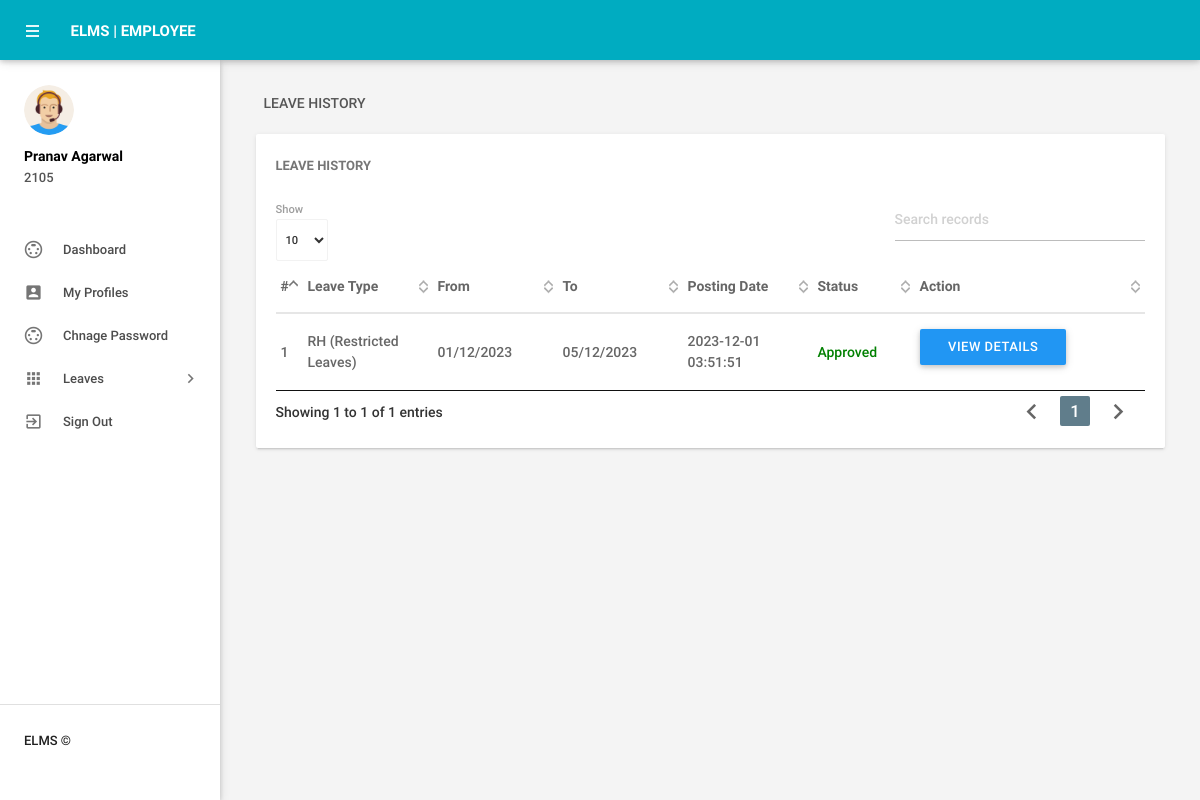
Screenshot of /leavehistory.php (signed in) with the database file from the repository.
### tables this page shows
CREATE TABLE `tblemployees` (
  `id` int(11) NOT NULL,
  `EmpId` varchar(100) NOT NULL,
  `FirstName` varchar(150) DEFAULT NULL,
  `LastName` varchar(150) DEFAULT NULL,
  `EmailId` varchar(200) DEFAULT NULL,
  `Password` varchar(180) DEFAULT NULL,
  `Gender` varchar(100) DEFAULT NULL,
  `Dob` varchar(100) DEFAULT NULL,
  `Department` varchar(255) DEFAULT NULL,
  `Address` varchar(255) DEFAULT NULL,
  `City` varchar(200) DEFAULT NULL,
  `Country` varchar(150) DEFAULT NULL,
  `Phonenumber` char(11) DEFAULT NULL,
  `Status` int(1) DEFAULT NULL,
  `RegDate` timestamp NULL DEFAULT current_timestamp()
);

CREATE TABLE `tblleaves` (
  `id` int(11) NOT NULL,
  `LeaveType` varchar(110) DEFAULT NULL,
  `ToDate` varchar(120) DEFAULT NULL,
  `FromDate` varchar(120) DEFAULT NULL,
  `Description` mediumtext DEFAULT NULL,
  `PostingDate` timestamp NULL DEFAULT current_timestamp(),
  `AdminRemark` mediumtext DEFAULT NULL,
  `AdminRemarkDate` varchar(120) DEFAULT NULL,
  `Status` int(1) DEFAULT NULL,
  `IsRead` int(1) DEFAULT NULL,
  `empid` int(11) DEFAULT NULL
);

### leavehistory.php (the view, shortened to what this page needs)
<?php
include('includes/config.php');
if(strlen($_SESSION['emplogin'])==0)
    {
header('location:index.php');
}
else{
 ?>
<!DOCTYPE html>
<html lang="en">
    <head>
        <link type="text/css" rel="stylesheet" href="assets/plugins/materialize/css/materialize.min.css"/>
        <link href="assets/plugins/material-preloader/css/materialPreloader.min.css" rel="stylesheet">
        <link href="assets/plugins/datatables/css/jquery.dataTables.min.css" rel="stylesheet">
        <link href="assets/css/alpha.min.css" rel="stylesheet" type="text/css"/>
        <link href="assets/css/custom.css" rel="stylesheet" type="text/css"/>
    </head>
    <body>
       <?php include('includes/header.php');?>
       <?php include('includes/sidebar.php');?>
            <main class="mn-inner">
                <div class="row">
                    <div class="col s12">
                        <div class="page-title">Leave History</div>
                    </div>
                    <div class="col s12 m12 l12">
                        <div class="card">
                            <div class="card-content">
                                <span class="card-title">Leave History</span>
                                <table id="example" class="display responsive-table ">
                                    <thead>
                                        <tr>
                                            <th>#</th>
                                            <th width="120">Leave Type</th>
                                            <th>From</th>
                                            <th>To</th>
                                             <th width="120">Posting Date</th>
                                            <th>Status</th>
                                            <th>Action</th>
                                        </tr>
                                    </thead>
                                    <tbody>
<?php
$eid=$_SESSION['eid'];
$sql = "SELECT tblleaves.id as lid ,LeaveType,ToDate,FromDate,Description,PostingDate,AdminRemarkDate,AdminRemark,Status from tblleaves where empid=:eid";
$query = $dbh -> prepare($sql);
$query->bindParam(':eid',$eid,PDO::PARAM_STR);
$query->execute();
$results=$query->fetchAll(PDO::FETCH_OBJ);
$cnt=1;
if($query->rowCount() > 0)
{
foreach($results as $result)
{               ?>
                                        <tr>
                                            <td> <?php echo htmlentities($cnt);?></td>
                                            <td><?php echo htmlentities($result->LeaveType);?></td>
                                            <td><?php echo htmlentities($result->FromDate);?></td>
                                            <td><?php echo htmlentities($result->ToDate);?></td>
                                            <td><?php echo htmlentities($result->PostingDate);?></td>
                                                                                 <td><?php $stats=$result->Status;
if($stats==1){
                                             ?>
                                                 <span style="color: green">Approved</span>
                                                 <?php } if($stats==2)  { ?>
                                                <span style="color: red">Not Approved</span>
                                                 <?php } if($stats==0)  { ?>
 <span style="color: blue">waiting for approval</span>
 <?php } ?>
                                             </td>
                                             <td>
          <a href="leave-details.php?leaveid=<?php echo htmlentities($result->lid);?>" class="waves-effect waves-light btn blue m-b-xs"  > View Details</a></td>
                                        </tr>
                                         <?php $cnt++;} }?>
                                    </tbody>
                                </table>
                            </div>
                        </div>
                    </div>
                </div>
            </main>
        </div>
        <div class="left-sidebar-hover"></div>
    </body>
</html>
<?php } ?>

### includes/sidebar.php (shortened to what this page needs)
     <aside id="slide-out" class="side-nav white fixed">
                <div class="side-nav-wrapper">
                    <div class="sidebar-profile">
                        <div class="sidebar-profile-image">
                            <img src="assets/images/profile-image.png" class="circle" alt="">
                        </div>
                        <div class="sidebar-profile-info">
                    <?php
$eid=$_SESSION['eid'];
$sql = "SELECT FirstName,LastName,EmpId from  tblemployees where id=:eid";
$query = $dbh -> prepare($sql);
$query->bindParam(':eid',$eid,PDO::PARAM_STR);
$query->execute();
$results=$query->fetchAll(PDO::FETCH_OBJ);
if($query->rowCount() > 0)
{
foreach($results as $result)
{               ?>
                                <p><?php echo htmlentities($result->FirstName." ".$result->LastName);?></p>
                                <span><?php echo htmlentities($result->EmpId)?></span>
                         <?php }} ?>
                        </div>
                    </div>
                <ul class="sidebar-menu collapsible collapsible-accordion" data-collapsible="accordion">
               <li class="no-padding"><a class="waves-effect waves-grey" href="dashboard.php"><i class="material-icons">settings_input_svideo</i>Dashboard</a></li>
  <li class="no-padding"><a class="waves-effect waves-grey" href="myprofile.php"><i class="material-icons">account_box</i>My Profiles</a></li>
  <li class="no-padding"><a class="waves-effect waves-grey" href="emp-changepassword.php"><i class="material-icons">settings_input_svideo</i>Chnage Password</a></li>
                    <li class="no-padding">
                        <a class="collapsible-header waves-effect waves-grey"><i class="material-icons">apps</i>Leaves<i class="nav-drop-icon material-icons">keyboard_arrow_right</i></a>
                    </li>
                  <li class="no-padding">
                                <a class="waves-effect waves-grey" href="logout.php"><i class="material-icons">exit_to_app</i>Sign Out</a>
                            </li>
                </ul>
                <div class="footer">
                    <p class="copyright"> ELMS ©</p>
                </div>
                </div>
            </aside>

### rows the page displays
tblemployees: FirstName+LastName "Pranav Agarwal", EmpId "2105"
tblleaves: LeaveType "RH (Restricted Leaves)", FromDate "01/12/2023", ToDate "05/12/2023", PostingDate "2023-12-01 03:51:51", Status "Approved"
